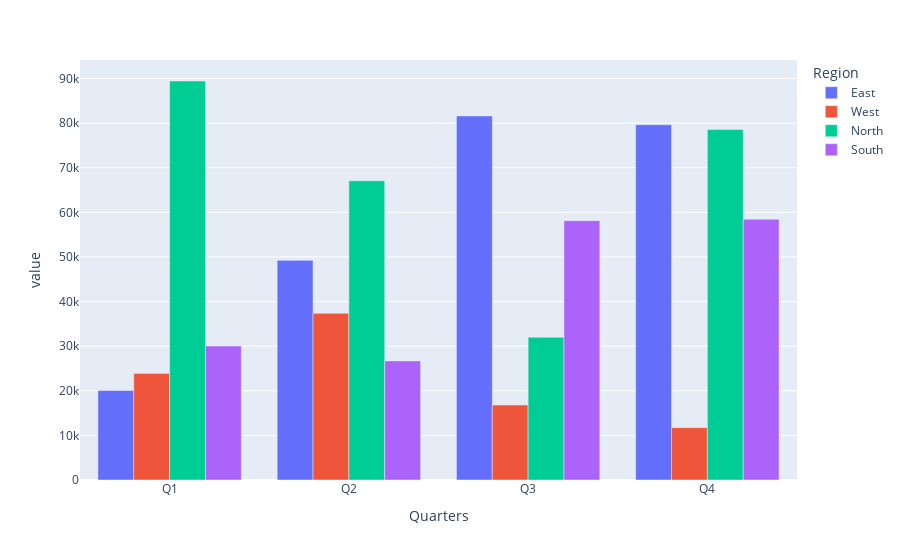

The notebook cell this image was saved under:
### Code cell
# Display the same data as bar plot
data.plot.bar(barmode="group")

### Figure 1 — Plotly figure (JSON) as saved in the notebook; plotly's stock layout.template omitted (floating-point values rounded to 4 significant figures)
{"data": [{"alignmentgroup": "True", "hovertemplate": "Region=East<br>Quarters=%{x}<br>value=%{y}<extra></extra>", "legendgroup": "East", "marker": {"color": "#636efa", "pattern": {"shape": ""}}, "name": "East", "offsetgroup": "East", "orientation": "v", "showlegend": true, "textposition": "auto", "type": "bar", "x": ["Q1", "Q2", "Q3", "Q4"], "xaxis": "x", "y": [20070.0, 49240.0, 81600.0, 79620.0], "yaxis": "y"}, {"alignmentgroup": "True", "hovertemplate": "Region=West<br>Quarters=%{x}<br>value=%{y}<extra></extra>", "legendgroup": "West", "marker": {"color": "#EF553B", "pattern": {"shape": ""}}, "name": "West", "offsetgroup": "West", "orientation": "v", "showlegend": true, "textposition": "auto", "type": "bar", "x": ["Q1", "Q2", "Q3", "Q4"], "xaxis": "x", "y": [23900.0, 37350.0, 16800.0, 11740.0], "yaxis": "y"}, {"alignmentgroup": "True", "hovertemplate": "Region=North<br>Quarters=%{x}<br>value=%{y}<extra></extra>", "legendgroup": "North", "marker": {"color": "#00cc96", "pattern": {"shape": ""}}, "name": "North", "offsetgroup": "North", "orientation": "v", "showlegend": true, "textposition": "auto", "type": "bar", "x": ["Q1", "Q2", "Q3", "Q4"], "xaxis": "x", "y": [89430.0, 67060.0, 32000.0, 78550.0], "yaxis": "y"}, {"alignmentgroup": "True", "hovertemplate": "Region=South<br>Quarters=%{x}<br>value=%{y}<extra></extra>", "legendgroup": "South", "marker": {"color": "#ab63fa", "pattern": {"shape": ""}}, "name": "South", "offsetgroup": "South", "orientation": "v", "showlegend": true, "textposition": "auto", "type": "bar", "x": ["Q1", "Q2", "Q3", "Q4"], "xaxis": "x", "y": [30040.0, 26690.0, 58130.0, 58450.0], "yaxis": "y"}], "layout": {"barmode": "group", "legend": {"title": {"text": "Region"}, "tracegroupgap": 0}, "margin": {"t": 60}, "xaxis": {"anchor": "y", "domain": [0, 1], "title": {"text": "Quarters"}}, "yaxis": {"anchor": "x", "domain": [0, 1], "title": {"text": "value"}}}}
